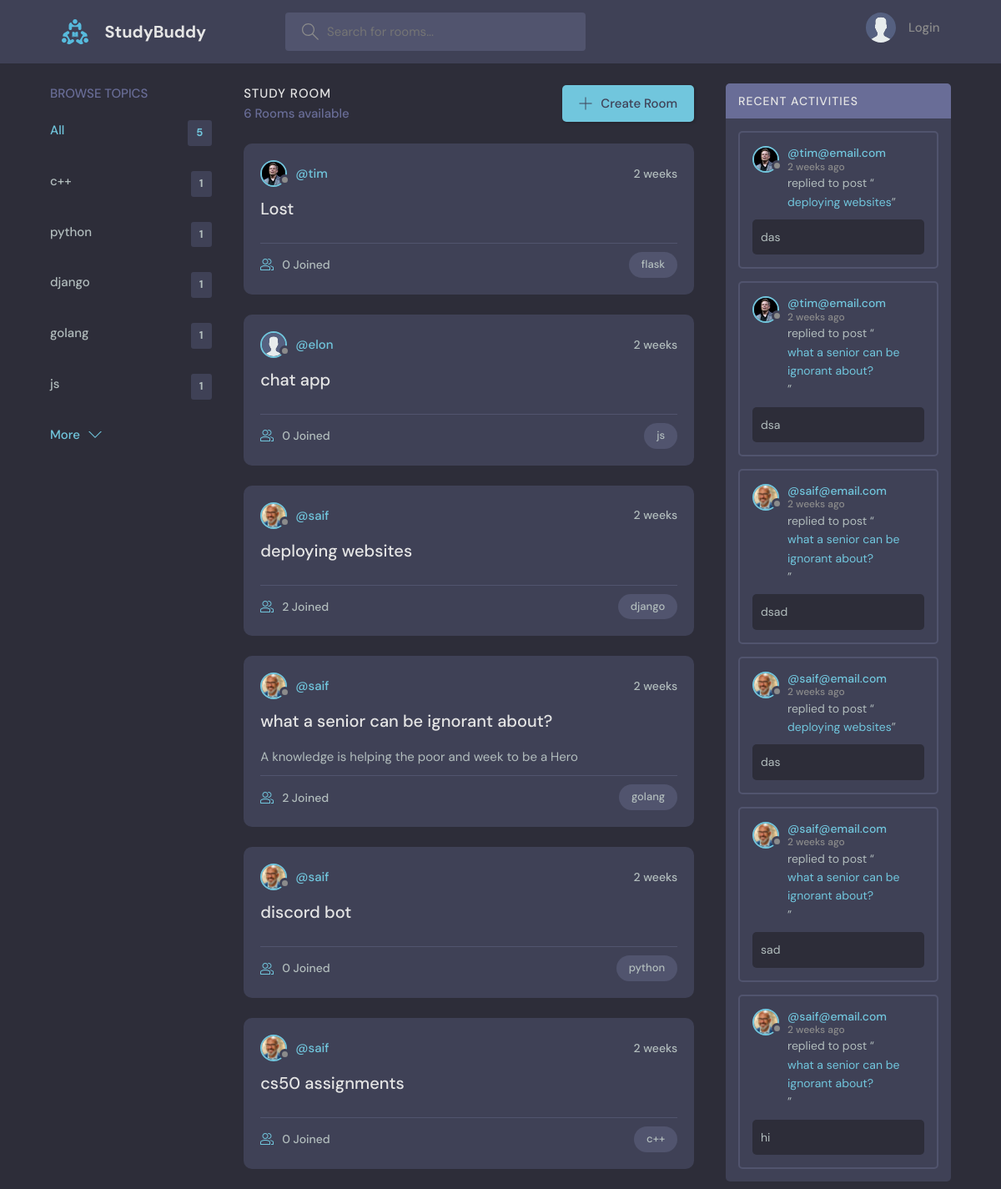
The page / on the database its author committed.
### base/models.py (models this page shows, shortened)
class Topic(models.Model):
    name = models.CharField(max_length=200)
    def __str__(self):
        return self.name

class Room(models.Model):
    host = models.ForeignKey(User, on_delete=models.SET_NULL, null=True)
    topic = models.ForeignKey(Topic, on_delete=models.SET_NULL, null=True) # if the topic is deleted the room will not
    name = models.CharField(max_length=200)
    description = models.TextField(null=True, blank=True) # null --> must be description      blank --> for form user can sumbit room without description
    participants = models.ManyToManyField(User, related_name="participant", blank=True)
    updated = models.DateTimeField(auto_now=True) # will has value every time it is sumbitted
    created = models.DateTimeField(auto_now_add=True) # will save one value at the initiating of it
    class Meta: # to order the Rooms
        ordering = ['-updated', '-created']
    def __str__(self):
        return self.name

class User(AbstractUser):
    name = models.CharField(max_length=200, null=True)
    email = models.EmailField(unique=True, null=True)
    bio = models.TextField(null=True)
    avatar = models.ImageField(null=True, default="avatar.svg")
    USERNAME_FIELD = 'email'
    REQUIRED_FIELDS = []

class Message(models.Model):
    user = models.ForeignKey(User, on_delete=models.CASCADE) # (user)one TO many(messages)
    room = models.ForeignKey(Room, on_delete=models.CASCADE) # when delete Room all messages will be deleted because of CASCADE
    body = models.TextField()
    updated = models.DateTimeField(auto_now=True) # will has value every time it is sumbitted
    created = models.DateTimeField(auto_now_add=True) # will save one value at the initiating of it
    class Meta: # to order the Messages
        ordering = ['-updated', '-created']

### base/views.py (the view)
# urls.py: path('', views.home, name='home'),
def home(request):
    q = request.GET.get('q') if request.GET.get('q') != None else ""
    rooms = Room.objects.filter(
        Q(topic__name__icontains=q) | # we use Q to use the logic | and &
        Q(name__icontains=q) |
        Q(description__icontains=q)
        ) #__icontains to get word start with the searchiing letters (insensetive)
    topics = Topic.objects.all()[0:5]
    room_messages = Message.objects.filter(Q(room__topic__name__icontains=q))
    room_count = rooms.count()
    context = {'rooms':rooms, 'topics':topics, 'room_count':room_count, "room_messages":room_messages}
    return render(request, 'base/home.html', context) #os.path.join('base', 'home.html')

### base/templates/base/home.html (shortened to what this page needs)
{% extends 'main.html'%}
{% block content %}
    <main class="layout layout--3">
      <div class="container">
        {% include 'base/topics_component.html' %}
        <div class="roomList">
          <div class="roomList__header">
            <div>
              <h2>Study Room</h2>
              <p>{{room_count}} Rooms available</p>
            </div>
            <a class="btn btn--main" href="{%url 'create-room'%}">
              <svg version="1.1" xmlns="http://www.w3.org/2000/svg" width="32" height="32" viewBox="0 0 32 32">
                <title>add</title>
                <path
                  d="M16.943 0.943h-1.885v14.115h-14.115v1.885h14.115v14.115h1.885v-14.115h14.115v-1.885h-14.115v-14.115z"
                ></path>
              </svg>
              Create Room
            </a>
          </div>
          {% include 'base/feed_component.html'%}
        </div>
        {% include 'base/activity_component.html' %}
      </div>
    </main>
{% endblock %}

### base/templates/base/topics_component.html
<div class="topics">
    <div class="topics__header">
      <h2>Browse Topics</h2>
    </div>
    <ul class="topics__list">
      <li>
        <a href="{%url 'home' %}" class="active">All <span>{{topics.count}}</span></a>
      </li>
      {%for topic in topics%}
      <li>
        <a href="{%url 'home' %}?q={{topic.name}}">{{topic.name}} <span>{{topic.room_set.all.count}}</span></a>
      </li>
      {%endfor%}
    </ul>
    <a class="btn btn--link" href="{%url 'topics'%}">
      More
      <svg version="1.1" xmlns="http://www.w3.org/2000/svg" width="32" height="32" viewBox="0 0 32 32">
        <title>chevron-down</title>
        <path d="M16 21l-13-13h-3l16 16 16-16h-3l-13 13z"></path>
      </svg>
    </a>
  </div>

### base/templates/base/feed_component.html (shortened to what this page needs)
{% for room in rooms %}
<div class="roomListRoom">
    <div class="roomListRoom__header">
      <a href="{% url 'user-profile' room.host.id %}" class="roomListRoom__author">
        <div class="avatar avatar--small">
          <img src="{{room.host.avatar.url}}" />
        </div>
        <span>@{{room.host.username}}</span>
      </a>
      <div class="roomListRoom__actions">
        <span>{{room.created|timesince}}</span>
      </div>
    </div>
    <div class="roomListRoom__content">
      <a href="{% url 'room' room.id %}">{{room.name}}</a>
      <p>
        {{room.description}}
      </p>
    </div>
    <div class="roomListRoom__meta">
      <a href="{%url 'room' room.id %}" class="roomListRoom__joined">
        {{room.participants.all.count}} Joined
      </a>
      <p class="roomListRoom__topic">{{room.topic}}</p>
    </div>
</div>
{% endfor %}

### base/templates/base/activity_component.html (shortened to what this page needs)
<div class="activities">
    <div class="activities__header">
      <h2>Recent Activities</h2>
    </div>
    {%for message in room_messages%}
    <div class="activities__box">
      <div class="activities__boxHeader roomListRoom__header">
        <a href="{%url 'user-profile' message.user.id %}" class="roomListRoom__author">
          <div class="avatar avatar--small">
            <img src="{{message.user.avatar.url}}" />
          </div>
          <p>
            @{{message.user}}
            <span>{{message.created|timesince}} ago</span>
          </p>
        </a>
      </div>
      <div class="activities__boxContent">
        <p>replied to post “<a href="{%url 'room' message.room.id %}">{{message.room}}</a>”</p>
        <div class="activities__boxRoomContent">
          {{message.body}}
        </div>
      </div>
    </div>
    {%endfor%}
  </div>

### rows shown on the page
Topic: name "c++", room_set.all.count "1"
Topic: name "python", room_set.all.count "1"
Topic: name "django", room_set.all.count "1"
Topic: name "golang", room_set.all.count "1"
Topic: name "js", room_set.all.count "1"
Room: host.avatar (picture), host.username "tim", created "2 weeks", name "Lost", participants.all.count "0", topic "flask"
Room: host.avatar (placeholder picture), host.username "elon", created "2 weeks", name "chat app", participants.all.count "0", topic "js"
Room: host.avatar (picture), host.username "saif", created "2 weeks", name "deploying websites", participants.all.count "2", topic "django"
Room: host.avatar (picture), host.username "saif", created "2 weeks", name "what a senior can be ignorant about?", description "A knowledge is helping the poor and week to be a Hero", participants.all.count "2", topic "golang"
Room: host.avatar (picture), host.username "saif", created "2 weeks", name "discord bot", participants.all.count "0", topic "python"
Room: host.avatar (picture), host.username "saif", created "2 weeks", name "cs50 assignments", participants.all.count "0", topic "c++"
Message: user.avatar (picture), user "tim@email.com", created "2 weeks", room "deploying websites", body "das"
Message: user.avatar (picture), user "tim@email.com", created "2 weeks", room "what a senior can be ignorant about?", body "dsa"
Message: user.avatar (picture), user "saif@email.com", created "2 weeks", room "what a senior can be ignorant about?", body "dsad"
Message: user.avatar (picture), user "saif@email.com", created "2 weeks", room "deploying websites", body "das"
Message: user.avatar (picture), user "saif@email.com", created "2 weeks", room "what a senior can be ignorant about?", body "sad"
Message: user.avatar (picture), user "saif@email.com", created "2 weeks", room "what a senior can be ignorant about?", body "hi"

### other values the page prints
{{ topics.count }} "5"
{{ room_count }} "6"
